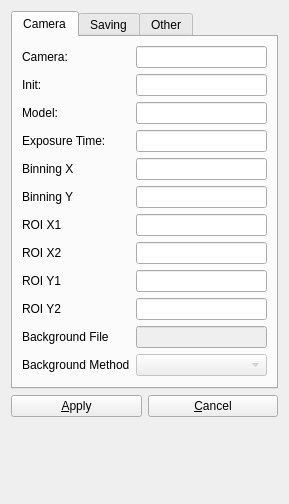
<?xml version="1.0" encoding="UTF-8"?>
<ui version="4.0">
 <class>Form</class>
 <widget class="QWidget" name="Form">
  <property name="geometry">
   <rect>
    <x>0</x>
    <y>0</y>
    <width>289</width>
    <height>504</height>
   </rect>
  </property>
  <property name="sizePolicy">
   <sizepolicy hsizetype="Fixed" vsizetype="Fixed">
    <horstretch>0</horstretch>
    <verstretch>0</verstretch>
   </sizepolicy>
  </property>
  <property name="maximumSize">
   <size>
    <width>289</width>
    <height>504</height>
   </size>
  </property>
  <property name="windowTitle">
   <string>Config PyNTA</string>
  </property>
  <layout class="QVBoxLayout" name="verticalLayout">
   <item>
    <widget class="QTabWidget" name="config_tabs">
     <property name="currentIndex">
      <number>0</number>
     </property>
     <widget class="QWidget" name="camera_config">
      <attribute name="title">
       <string>Camera</string>
      </attribute>
      <layout class="QFormLayout" name="formLayout">
       <item row="0" column="0">
        <widget class="QLabel" name="label">
         <property name="text">
          <string>Camera:</string>
         </property>
        </widget>
       </item>
       <item row="0" column="1">
        <widget class="QLineEdit" name="camera_model">
         <property name="enabled">
          <bool>true</bool>
         </property>
         <property name="toolTip">
          <string notr="true">Can't be changed while running</string>
         </property>
         <property name="statusTip">
          <string notr="true" extracomment="Can't be changed while running"/>
         </property>
         <property name="readOnly">
          <bool>true</bool>
         </property>
         <property name="clearButtonEnabled">
          <bool>false</bool>
         </property>
        </widget>
       </item>
       <item row="1" column="0">
        <widget class="QLabel" name="label_2">
         <property name="text">
          <string>Init:</string>
         </property>
        </widget>
       </item>
       <item row="1" column="1">
        <widget class="QLineEdit" name="camera_init">
         <property name="enabled">
          <bool>true</bool>
         </property>
         <property name="toolTip">
          <string>Parameters passed to the camera while initializing</string>
         </property>
         <property name="toolTipDuration">
          <number>-1</number>
         </property>
         <property name="readOnly">
          <bool>true</bool>
         </property>
        </widget>
       </item>
       <item row="2" column="0">
        <widget class="QLabel" name="label_3">
         <property name="text">
          <string>Model:</string>
         </property>
        </widget>
       </item>
       <item row="2" column="1">
        <widget class="QLineEdit" name="camera_camera_model">
         <property name="enabled">
          <bool>true</bool>
         </property>
         <property name="toolTip">
          <string>Camera model. Can't be changed while running</string>
         </property>
         <property name="readOnly">
          <bool>true</bool>
         </property>
        </widget>
       </item>
       <item row="3" column="0">
        <widget class="QLabel" name="label_4">
         <property name="text">
          <string>Exposure Time:</string>
         </property>
        </widget>
       </item>
       <item row="3" column="1">
        <widget class="QLineEdit" name="camera_exposure_time"/>
       </item>
       <item row="4" column="0">
        <widget class="QLabel" name="label_5">
         <property name="text">
          <string>Binning X</string>
         </property>
        </widget>
       </item>
       <item row="4" column="1">
        <widget class="QLineEdit" name="camera_binning_x"/>
       </item>
       <item row="5" column="0">
        <widget class="QLabel" name="label_6">
         <property name="text">
          <string>Binning Y</string>
         </property>
        </widget>
       </item>
       <item row="5" column="1">
        <widget class="QLineEdit" name="camera_binning_y"/>
       </item>
       <item row="6" column="0">
        <widget class="QLabel" name="label_7">
         <property name="text">
          <string>ROI X1</string>
         </property>
        </widget>
       </item>
       <item row="6" column="1">
        <widget class="QLineEdit" name="camera_roi_x1"/>
       </item>
       <item row="7" column="0">
        <widget class="QLabel" name="label_8">
         <property name="text">
          <string>ROI X2</string>
         </property>
        </widget>
       </item>
       <item row="7" column="1">
        <widget class="QLineEdit" name="camera_roi_x2"/>
       </item>
       <item row="8" column="0">
        <widget class="QLabel" name="label_9">
         <property name="text">
          <string>ROI Y1</string>
         </property>
        </widget>
       </item>
       <item row="8" column="1">
        <widget class="QLineEdit" name="camera_roi_y1"/>
       </item>
       <item row="9" column="0">
        <widget class="QLabel" name="label_10">
         <property name="text">
          <string>ROI Y2</string>
         </property>
        </widget>
       </item>
       <item row="9" column="1">
        <widget class="QLineEdit" name="camera_roi_y2"/>
       </item>
       <item row="10" column="0">
        <widget class="QLabel" name="label_11">
         <property name="text">
          <string>Background File</string>
         </property>
        </widget>
       </item>
       <item row="10" column="1">
        <widget class="QLineEdit" name="camera_background">
         <property name="enabled">
          <bool>false</bool>
         </property>
         <property name="toolTip">
          <string>Option not yet implemented</string>
         </property>
        </widget>
       </item>
       <item row="11" column="1">
        <widget class="QComboBox" name="camera_background_method">
         <property name="enabled">
          <bool>false</bool>
         </property>
         <property name="toolTip">
          <string>Option not yet implemented</string>
         </property>
        </widget>
       </item>
       <item row="11" column="0">
        <widget class="QLabel" name="label_12">
         <property name="text">
          <string>Background Method</string>
         </property>
        </widget>
       </item>
      </layout>
     </widget>
     <widget class="QWidget" name="saving_config">
      <attribute name="title">
       <string>Saving</string>
      </attribute>
      <layout class="QFormLayout" name="formLayout_2">
       <item row="0" column="1">
        <widget class="QLineEdit" name="saving_directory"/>
       </item>
       <item row="0" column="0">
        <widget class="QLabel" name="label_13">
         <property name="text">
          <string>Directory:</string>
         </property>
         <property name="buddy">
          <cstring>saving_directory</cstring>
         </property>
        </widget>
       </item>
       <item row="1" column="1">
        <widget class="QLineEdit" name="saving_filename_photo"/>
       </item>
       <item row="1" column="0">
        <widget class="QLabel" name="label_14">
         <property name="text">
          <string>Image Filename</string>
         </property>
         <property name="buddy">
          <cstring>saving_filename_photo</cstring>
         </property>
        </widget>
       </item>
       <item row="2" column="1">
        <widget class="QLineEdit" name="saving_filename_video"/>
       </item>
       <item row="2" column="0">
        <widget class="QLabel" name="label_15">
         <property name="text">
          <string>Video Filename</string>
         </property>
         <property name="buddy">
          <cstring>saving_filename_video</cstring>
         </property>
        </widget>
       </item>
       <item row="3" column="1">
        <widget class="QLineEdit" name="saving_filename_tracks"/>
       </item>
       <item row="3" column="0">
        <widget class="QLabel" name="label_16">
         <property name="text">
          <string>Locations Filename</string>
         </property>
         <property name="buddy">
          <cstring>saving_filename_tracks</cstring>
         </property>
        </widget>
       </item>
       <item row="4" column="1">
        <widget class="QLineEdit" name="saving_filename_log"/>
       </item>
       <item row="4" column="0">
        <widget class="QLabel" name="label_17">
         <property name="text">
          <string>Log Filename</string>
         </property>
         <property name="buddy">
          <cstring>saving_filename_log</cstring>
         </property>
        </widget>
       </item>
       <item row="5" column="1">
        <widget class="QLineEdit" name="saving_max_memory">
         <property name="toolTip">
          <string>Maximum memory to allocate while saving data</string>
         </property>
        </widget>
       </item>
       <item row="5" column="0">
        <widget class="QLabel" name="label_18">
         <property name="text">
          <string>Max Memory (MB)</string>
         </property>
         <property name="buddy">
          <cstring>saving_max_memory</cstring>
         </property>
        </widget>
       </item>
      </layout>
     </widget>
     <widget class="QWidget" name="other_config">
      <attribute name="title">
       <string>Other</string>
      </attribute>
      <layout class="QFormLayout" name="formLayout_3">
       <item row="0" column="1">
        <widget class="QLineEdit" name="other_user_name"/>
       </item>
       <item row="0" column="0">
        <widget class="QLabel" name="label_19">
         <property name="text">
          <string>User Name:</string>
         </property>
         <property name="buddy">
          <cstring>other_user_name</cstring>
         </property>
        </widget>
       </item>
       <item row="1" column="1">
        <widget class="QLineEdit" name="gui_refresh_time"/>
       </item>
       <item row="1" column="0">
        <widget class="QLabel" name="label_20">
         <property name="text">
          <string>GUI Refresh Time (ms)</string>
         </property>
         <property name="buddy">
          <cstring>gui_refresh_time</cstring>
         </property>
        </widget>
       </item>
       <item row="2" column="0">
        <widget class="QLabel" name="label_21">
         <property name="text">
          <string>Logging Level:</string>
         </property>
         <property name="buddy">
          <cstring>logging_level</cstring>
         </property>
        </widget>
       </item>
       <item row="2" column="1">
        <widget class="QComboBox" name="logging_level">
         <item>
          <property name="text">
           <string>None</string>
          </property>
          <property name="icon">
           <iconset resource="../resources.qrc">
            <normaloff>:/icon_/Icons/avocado_calibrate.svg</normaloff>:/icon_/Icons/avocado_calibrate.svg</iconset>
          </property>
         </item>
         <item>
          <property name="text">
           <string>Debug</string>
          </property>
         </item>
         <item>
          <property name="text">
           <string>Information</string>
          </property>
         </item>
         <item>
          <property name="text">
           <string>Warning</string>
          </property>
         </item>
         <item>
          <property name="text">
           <string>Error</string>
          </property>
         </item>
        </widget>
       </item>
      </layout>
     </widget>
    </widget>
   </item>
   <item>
    <layout class="QHBoxLayout" name="horizontalLayout">
     <item>
      <widget class="QPushButton" name="apply_button">
       <property name="text">
        <string>&amp;Apply</string>
       </property>
      </widget>
     </item>
     <item>
      <widget class="QPushButton" name="cancel_button">
       <property name="text">
        <string>&amp;Cancel</string>
       </property>
      </widget>
     </item>
    </layout>
   </item>
   <item>
    <spacer name="verticalSpacer">
     <property name="orientation">
      <enum>Qt::Vertical</enum>
     </property>
     <property name="sizeHint" stdset="0">
      <size>
       <width>20</width>
       <height>40</height>
      </size>
     </property>
    </spacer>
   </item>
  </layout>
 </widget>
 <resources>
  <include location="../resources.qrc"/>
 </resources>
 <connections/>
</ui>
